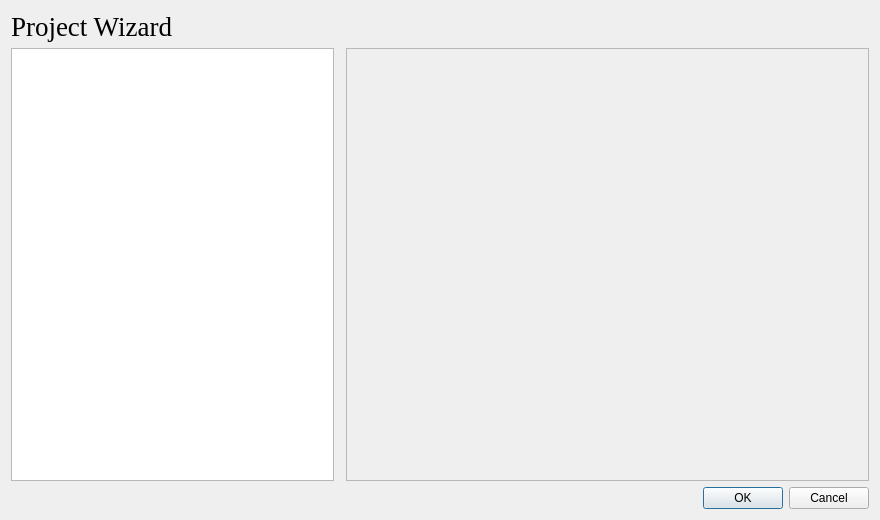
<?xml version="1.0" encoding="UTF-8"?>
<ui version="4.0">
 <class>Core::Internal::NewDialog</class>
 <widget class="QDialog" name="Core::Internal::NewDialog">
  <property name="geometry">
   <rect>
    <x>0</x>
    <y>0</y>
    <width>880</width>
    <height>520</height>
   </rect>
  </property>
  <property name="minimumSize">
   <size>
    <width>0</width>
    <height>0</height>
   </size>
  </property>
  <property name="windowTitle">
   <string>New Project</string>
  </property>
  <layout class="QGridLayout" name="gridLayout" columnstretch="618,0,1000">
   <item row="0" column="1" colspan="2">
    <layout class="QHBoxLayout" name="horizontalLayout">
     <item>
      <spacer name="horizontalSpacer">
       <property name="orientation">
        <enum>Qt::Horizontal</enum>
       </property>
       <property name="sizeType">
        <enum>QSizePolicy::MinimumExpanding</enum>
       </property>
       <property name="sizeHint" stdset="0">
        <size>
         <width>0</width>
         <height>0</height>
        </size>
       </property>
      </spacer>
     </item>
    </layout>
   </item>
   <item row="1" column="0">
    <widget class="QListView" name="templatesView">
     <property name="sizePolicy">
      <sizepolicy hsizetype="MinimumExpanding" vsizetype="Expanding">
       <horstretch>0</horstretch>
       <verstretch>0</verstretch>
      </sizepolicy>
     </property>
     <property name="minimumSize">
      <size>
       <width>0</width>
       <height>180</height>
      </size>
     </property>
     <property name="focusPolicy">
      <enum>Qt::StrongFocus</enum>
     </property>
     <property name="selectionBehavior">
      <enum>QAbstractItemView::SelectRows</enum>
     </property>
     <property name="verticalScrollMode">
      <enum>QAbstractItemView::ScrollPerPixel</enum>
     </property>
     <property name="uniformItemSizes">
      <bool>false</bool>
     </property>
    </widget>
   </item>
   <item row="0" column="0">
    <widget class="QLabel" name="label">
     <property name="font">
      <font>
       <family>Times New Roman</family>
       <pointsize>20</pointsize>
      </font>
     </property>
     <property name="text">
      <string>Project Wizard</string>
     </property>
    </widget>
   </item>
   <item row="2" column="0" colspan="3">
    <widget class="QDialogButtonBox" name="buttonBox">
     <property name="orientation">
      <enum>Qt::Horizontal</enum>
     </property>
     <property name="standardButtons">
      <set>QDialogButtonBox::Cancel|QDialogButtonBox::Ok</set>
     </property>
    </widget>
   </item>
   <item row="1" column="2">
    <widget class="QFrame" name="frame">
     <property name="autoFillBackground">
      <bool>true</bool>
     </property>
     <property name="frameShape">
      <enum>QFrame::StyledPanel</enum>
     </property>
     <layout class="QVBoxLayout" name="verticalLayout"/>
    </widget>
   </item>
  </layout>
 </widget>
 <resources/>
 <connections/>
</ui>
